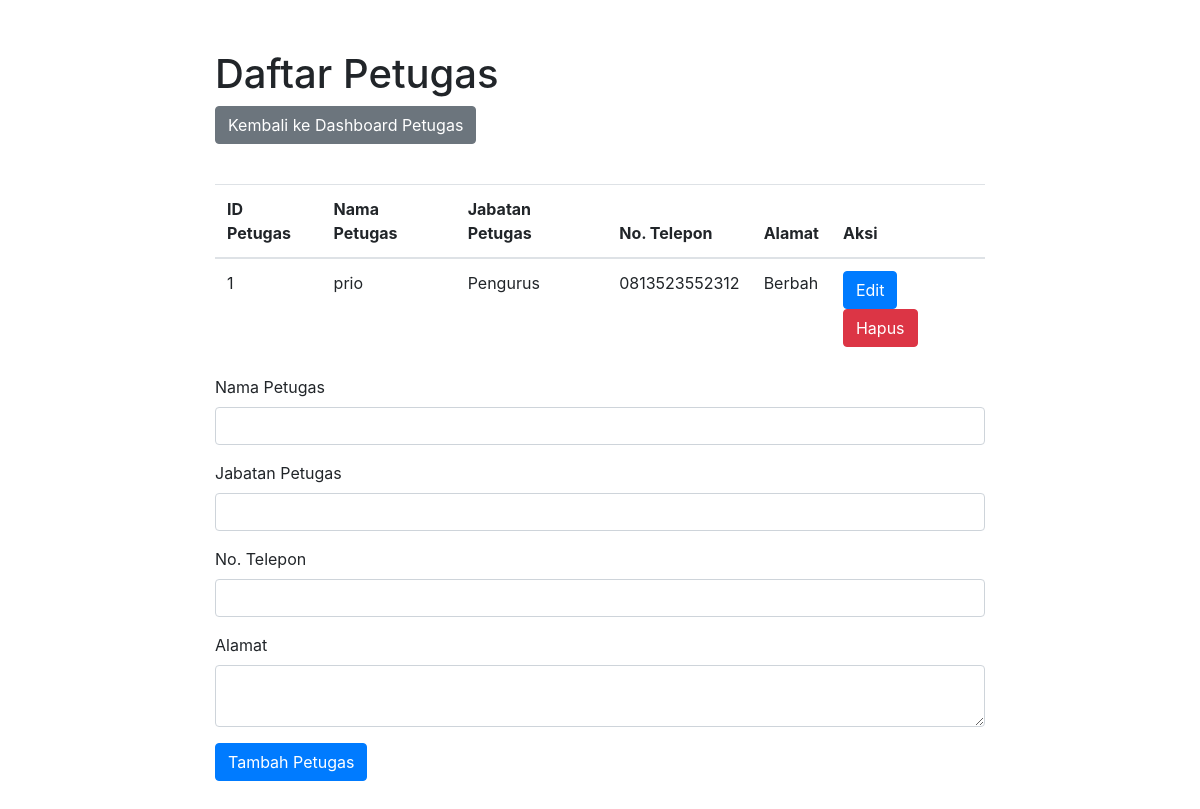
The app's page /daftar_petugas.php (signed in) with its own data.
### tables this page shows
CREATE TABLE IF NOT EXISTS `petugas` (
  `id_petugas` int(11) NOT NULL AUTO_INCREMENT,
  `nama_petugas` varchar(50) NOT NULL,
  `jabatan_petugas` varchar(50) NOT NULL,
  `no_telp_petugas` varchar(13) NOT NULL,
  `alamat_petugas` varchar(100) NOT NULL,
  PRIMARY KEY (`id_petugas`)
);

### daftar_petugas.php (the view, shortened to what this page needs)
<?php
require_once 'conn.php';
$idPetugas = '';
$namaPetugas = '';
$jabatanPetugas = '';
$noTelpPetugas = '';
$alamatPetugas = '';
$query = "SELECT * FROM petugas";
$result = mysqli_query($conn, $query);
if ($result && mysqli_num_rows($result) > 0) {
  $petugas = mysqli_fetch_all($result, MYSQLI_ASSOC);
} else {
  $petugas = [];
}
?>
<!DOCTYPE html>
<html>
<head>
  <link rel="stylesheet" href="https://stackpath.bootstrapcdn.com/bootstrap/4.5.2/css/bootstrap.min.css">
</head>
<body>
  <div class="container">
    <h1>Daftar Petugas</h1>
    <a href="dashboard_petugas.php" class="btn btn-secondary mb-3">Kembali ke Dashboard Petugas</a>
    <table class="table mt-4">
      <thead>
        <tr>
          <th>ID Petugas</th>
          <th>Nama Petugas</th>
          <th>Jabatan Petugas</th>
          <th>No. Telepon</th>
          <th>Alamat</th>
          <th>Aksi</th>
        </tr>
      </thead>
      <tbody>
        <?php foreach ($petugas as $row) { ?>
          <tr>
            <td><?php echo $row['id_petugas']; ?></td>
            <td><?php echo $row['nama_petugas']; ?></td>
            <td><?php echo $row['jabatan_petugas']; ?></td>
            <td><?php echo $row['no_telp_petugas']; ?></td>
            <td><?php echo $row['alamat_petugas']; ?></td>
            <td>
              <a href="daftar_petugas.php?action=edit&id=<?php echo $row['id_petugas']; ?>" class="btn btn-primary">Edit</a>
              <a href="daftar_petugas.php?action=hapus&id=<?php echo $row['id_petugas']; ?>" class="btn btn-danger">Hapus</a>
            </td>
          </tr>
        <?php } ?>
      </tbody>
    </table>
    <form method="POST" action="daftar_petugas.php">
      <div class="form-group">
        <label for="nama_petugas">Nama Petugas</label>
        <input type="text" class="form-control" id="nama_petugas" name="nama_petugas" value="<?php echo $namaPetugas; ?>">
      </div>
      <div class="form-group">
        <label for="jabatan_petugas">Jabatan Petugas</label>
        <input type="text" class="form-control" id="jabatan_petugas" name="jabatan_petugas" value="<?php echo $jabatanPetugas; ?>">
      </div>
      <div class="form-group">
        <label for="no_telp_petugas">No. Telepon</label>
        <input type="text" class="form-control" id="no_telp_petugas" name="no_telp_petugas" value="<?php echo $noTelpPetugas; ?>">
      </div>
      <div class="form-group">
        <label for="alamat_petugas">Alamat</label>
        <textarea class="form-control" id="alamat_petugas" name="alamat_petugas"><?php echo $alamatPetugas; ?></textarea>
      </div>
      <?php if ($idPetugas === '') { ?>
        <button type="submit" class="btn btn-primary" name="action" value="tambah">Tambah Petugas</button>
      <?php } else { ?>
        <button type="submit" class="btn btn-primary" name="action" value="edit">Edit Petugas</button>
        <a href="daftar_petugas.php?action=hapus&id=<?php echo $idPetugas; ?>" class="btn btn-danger">Hapus Petugas</a>
      <?php } ?>
    </form>
  </div>
</body>
</html>

### daftar_petugas.php (style rules this page uses)
.container { max-width: 800px; margin: 50px auto; }

### records on screen
petugas: id_petugas "1", nama_petugas "prio", jabatan_petugas "Pengurus", no_telp_petugas "0813523552312", alamat_petugas "Berbah"
